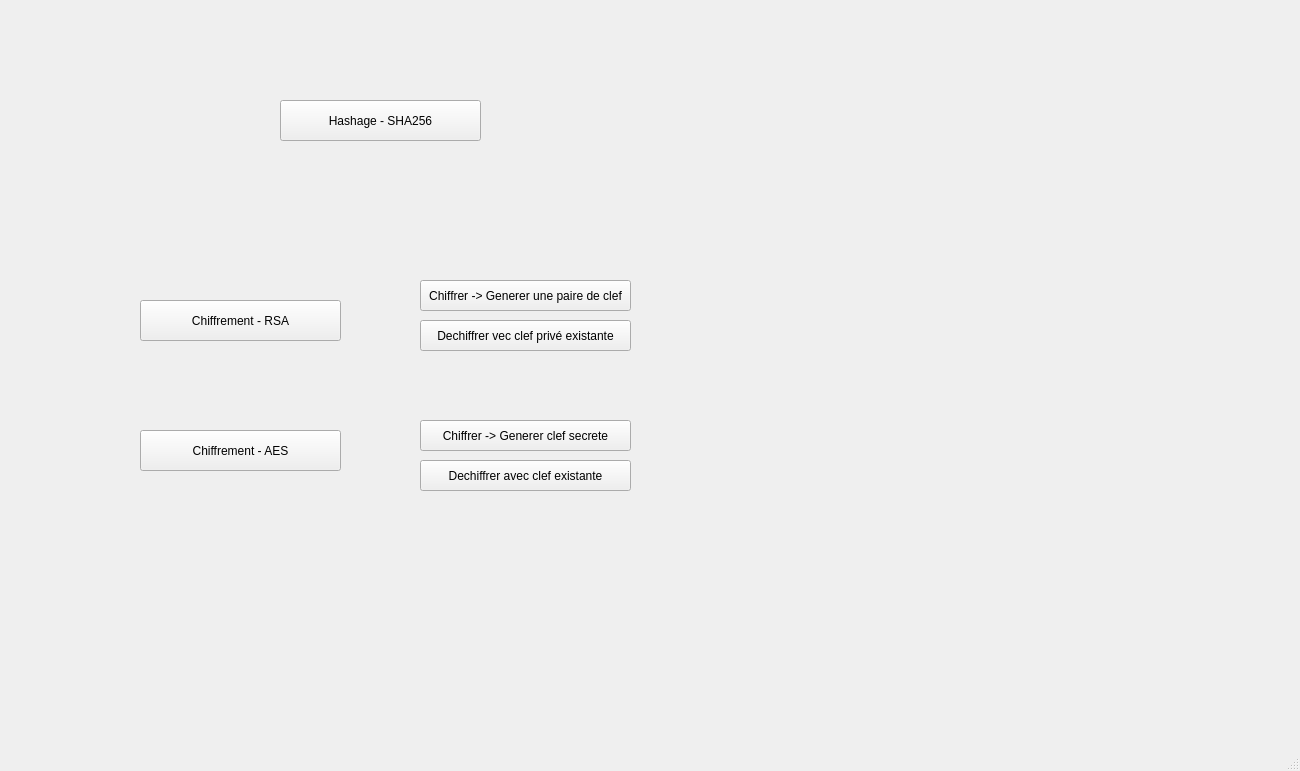
<?xml version="1.0" encoding="UTF-8"?>
<ui version="4.0">
 <class>MainWindow</class>
 <widget class="QMainWindow" name="MainWindow">
  <property name="geometry">
   <rect>
    <x>0</x>
    <y>0</y>
    <width>1300</width>
    <height>771</height>
   </rect>
  </property>
  <property name="windowTitle">
   <string>MainWindow</string>
  </property>
  <widget class="QWidget" name="centralwidget">
   <widget class="QPushButton" name="btn_sha256">
    <property name="geometry">
     <rect>
      <x>280</x>
      <y>100</y>
      <width>201</width>
      <height>41</height>
     </rect>
    </property>
    <property name="text">
     <string>Hashage - SHA256</string>
    </property>
   </widget>
   <widget class="QPushButton" name="btn_rsa">
    <property name="geometry">
     <rect>
      <x>140</x>
      <y>300</y>
      <width>201</width>
      <height>41</height>
     </rect>
    </property>
    <property name="text">
     <string>Chiffrement - RSA</string>
    </property>
   </widget>
   <widget class="QPushButton" name="btn_aes">
    <property name="geometry">
     <rect>
      <x>140</x>
      <y>430</y>
      <width>201</width>
      <height>41</height>
     </rect>
    </property>
    <property name="text">
     <string>Chiffrement - AES</string>
    </property>
   </widget>
   <widget class="QPushButton" name="chiffreRSA">
    <property name="geometry">
     <rect>
      <x>420</x>
      <y>280</y>
      <width>211</width>
      <height>31</height>
     </rect>
    </property>
    <property name="text">
     <string>Chiffrer -&gt; Generer une paire de clef</string>
    </property>
   </widget>
   <widget class="QPushButton" name="dechiffreRSA">
    <property name="geometry">
     <rect>
      <x>420</x>
      <y>320</y>
      <width>211</width>
      <height>31</height>
     </rect>
    </property>
    <property name="text">
     <string>Dechiffrer vec clef privé existante</string>
    </property>
   </widget>
   <widget class="QPushButton" name="dechiffreAES">
    <property name="geometry">
     <rect>
      <x>420</x>
      <y>460</y>
      <width>211</width>
      <height>31</height>
     </rect>
    </property>
    <property name="text">
     <string>Dechiffrer avec clef existante</string>
    </property>
   </widget>
   <widget class="QPushButton" name="chiffreAES">
    <property name="geometry">
     <rect>
      <x>420</x>
      <y>420</y>
      <width>211</width>
      <height>31</height>
     </rect>
    </property>
    <property name="text">
     <string>Chiffrer -&gt; Generer clef secrete</string>
    </property>
   </widget>
  </widget>
  <widget class="QMenuBar" name="menubar">
   <property name="geometry">
    <rect>
     <x>0</x>
     <y>0</y>
     <width>1300</width>
     <height>22</height>
    </rect>
   </property>
  </widget>
  <widget class="QStatusBar" name="statusbar"/>
 </widget>
 <resources/>
 <connections/>
</ui>
